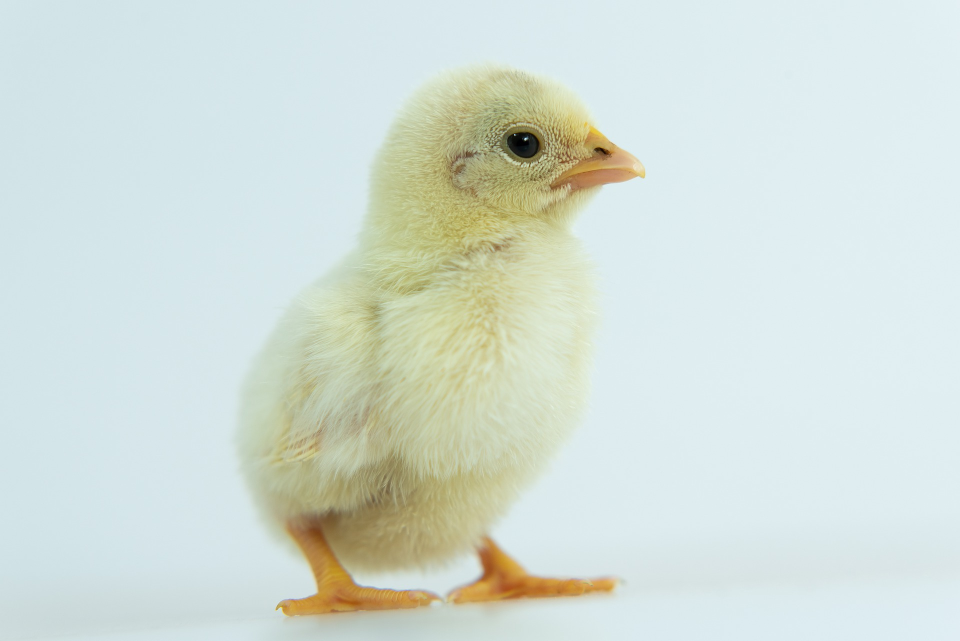
#> input picture src/image.jpg, 1920 x 1282 px (shown at 1/2 size)
$ jupyter execute 'image transformation.ipynb'
#> lines starting #> are read from the running program, lines starting #| are printed output that depends on the picture
[cell 1]
import cv2
import numpy as np
import matplotlib.pyplot as plt

## Transformation : x → x'
- 강체 변환 : 크기, 각도 보존 ( ex : Translation, Rotation )
- 유사 변환 : 각도 보존, 크기 변환 ( ex : Scaling )
- 선형 변환 : 벡터 공간 이동
- Affine : 선형, 이동 변환 포함. 선의 수평 유지
- Perspective : Affine + 수평선 유지 x. 원근 변환

## Scaling
### cv2.resize( src, size, fx, fy, interpolation )
- size : tuple. (x,y)
- fx,fy : 가로, 세로 배수
- interpolation : 보간 방법

[cell 2]
img = cv2.imread('./src/image.jpg')
#> img is the input picture: shape (1282, 1920, 3); mean B, G, R 215.3, 222.5, 211.2
img = cv2.cvtColor(img, cv2.COLOR_BGR2RGB)
h,w,_ = img.shape
#> h = 1282; w = 1920
print(h,w)
#| 1282 1920

[cell 3]
shrink = cv2.resize(img, None, fx = 0.5, fy = 0.5, interpolation = cv2.INTER_AREA)
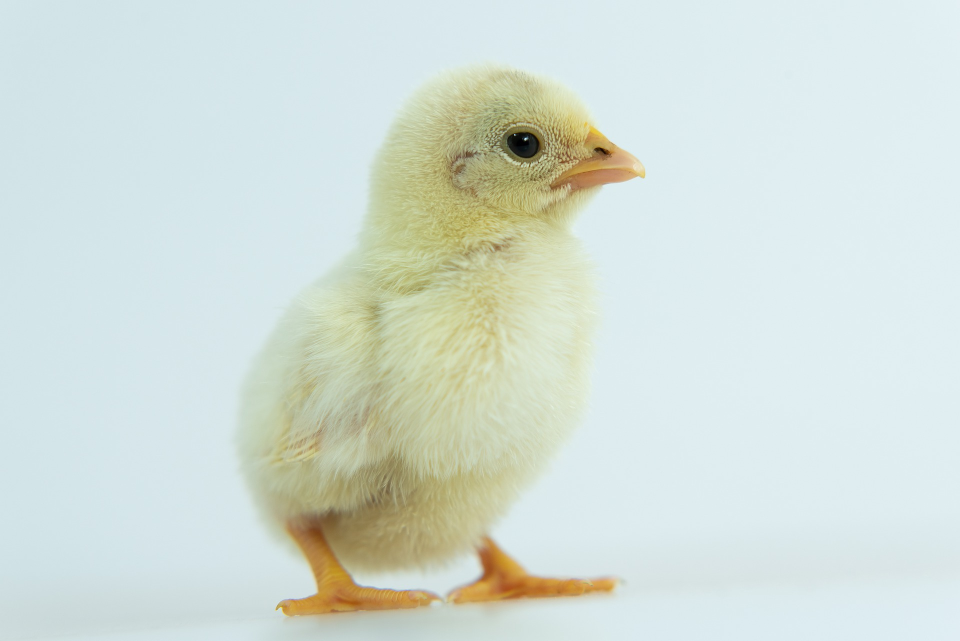
#> shrink: shape (641, 960, 3); mean R, G, B 211.3, 222.6, 215.4
zoom1 = cv2.resize(img, (2*w,2*h), interpolation = cv2.INTER_CUBIC)
zoom2 = cv2.resize(img, None, fx = 2, fy = 2, interpolation = cv2.INTER_CUBIC)

plt.figure(figsize =(20,12))
plt.subplot(141);plt.imshow(img);plt.ylim([1282*2,0]);plt.xlim([1920*2,0]);plt.title('origin')
plt.subplot(142);plt.imshow(shrink);plt.ylim([1282*2,0]);plt.xlim([1920*2,0]);plt.title('shrink')
plt.subplot(143);plt.imshow(zoom1);plt.ylim([1282*2,0]);plt.xlim([1920*2,0]);plt.title('zoom1')
plt.subplot(144);plt.imshow(zoom2);plt.ylim([1282*2,0]);plt.xlim([1920*2,0]);plt.title('zoom2')
plt.show()
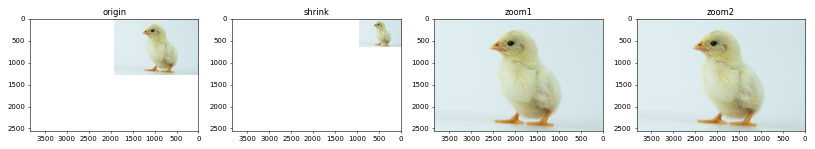
#> figure drawn by matplotlib, 4 panels

[cell 4]
"""cv2.imshow("origin",img)
cv2.imshow("shrink",shrink)
cv2.imshow("zoom1",zoom1)
cv2.imshow("zoom2",zoom2)
cv2.waitKey(0)
cv2.destroyAllWindows()"""

## Translation
### cv2.warpAffine(src, M, size)
- M : 변환 매트릭스
- size = output size(tuple)

[cell 5]
img = cv2.imread('src/image.jpg')
img = cv2.resize(img, (640,480), interpolation = cv2.INTER_AREA)
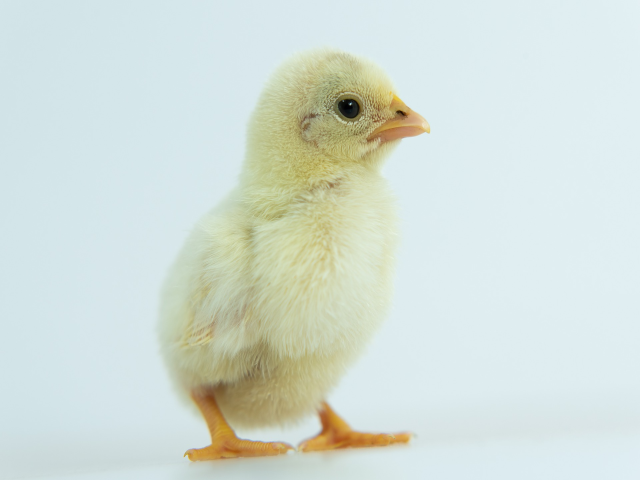
#> img: shape (480, 640, 3); mean B, G, R 215.3, 222.5, 211.2
h,w,_ = img.shape
#> h = 480; w = 640

# x,y 50씩 이동
M = np.float32([[1,0,50],
              [0,1,50]])
dst = cv2.warpAffine(img, M,(w,h))
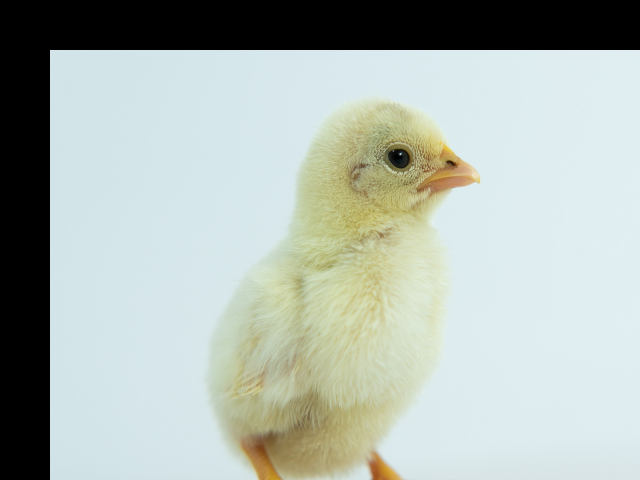
#> dst: shape (480, 640, 3); mean B, G, R 176.9, 183.5, 173.8

cv2.imshow("origin",img)
cv2.imshow("translation",dst)
cv2.waitKey(0)
cv2.destroyAllWindows()

## Ratation
### cv2.getRotationMatrix2D(center, angle, scale)
- center : 중심좌표
- angle : 회전 각
- scale : scale factor
- return matrix

[cell 6]
img = cv2.imread('src/image.jpg')
img = cv2.resize(img, (640,480), interpolation = cv2.INTER_AREA)
h,w,_ = img.shape

M = cv2.getRotationMatrix2D((w/2,h/2), 90, 0.5)
dst = cv2.warpAffine(img, M,(w,h))
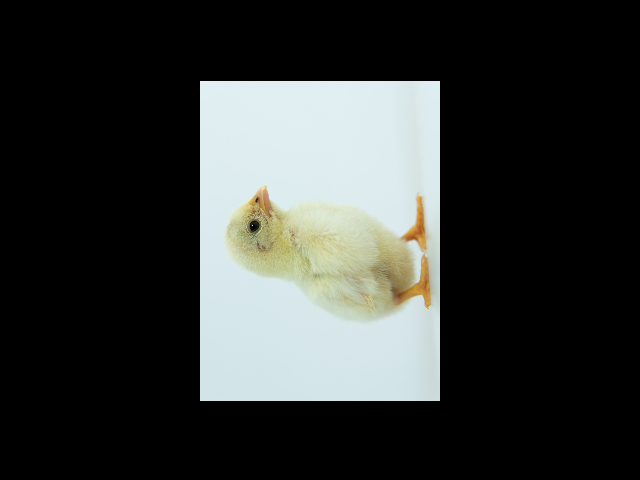
#> dst: shape (480, 640, 3); mean B, G, R 53.8, 55.6, 52.8

cv2.imshow("origin",img)
cv2.imshow("rotation",dst)
cv2.waitKey(0)
cv2.destroyAllWindows()

## Affine Transform
### cv2.getAffineTrasform(point1, point2)
- 이동시킬 3점을 지정
- 이동, 확대, scale, 반전
- 평행선 유지

[cell 7]
img = cv2.imread('src/image.jpg')
img = cv2.resize(img, (640,480), interpolation = cv2.INTER_AREA)
h,w,_ = img.shape

pts1 = np.float32([[100,100],[200,200],[300,300]])
pts2 = np.float32([[0,0],[300,300],[200,400]])

# pts1의 좌표에 표시. Affine 변환 후 이동 점 확인.
cv2.circle(img, (200,100), 10, (255,0,0),-1)
cv2.circle(img, (400,100), 10, (0,255,0),-1)
cv2.circle(img, (200,200), 10, (0,0,255),-1)
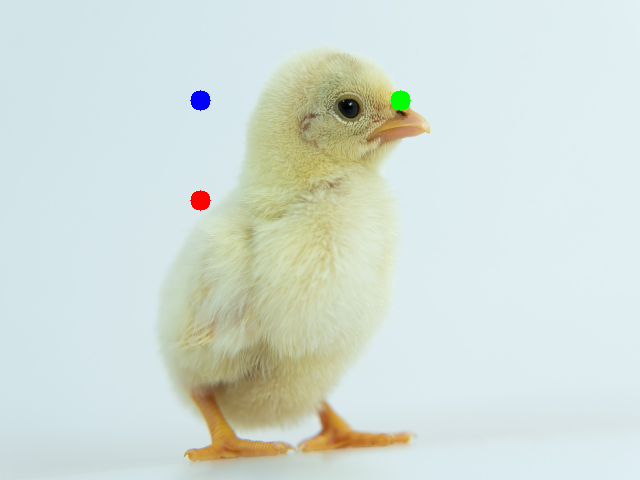
#> img: shape (480, 640, 3); mean B, G, R 214.9, 222.1, 210.8

M = cv2.getAffineTransform(pts1, pts2)
dst = cv2.warpAffine(img, M,(w,h))
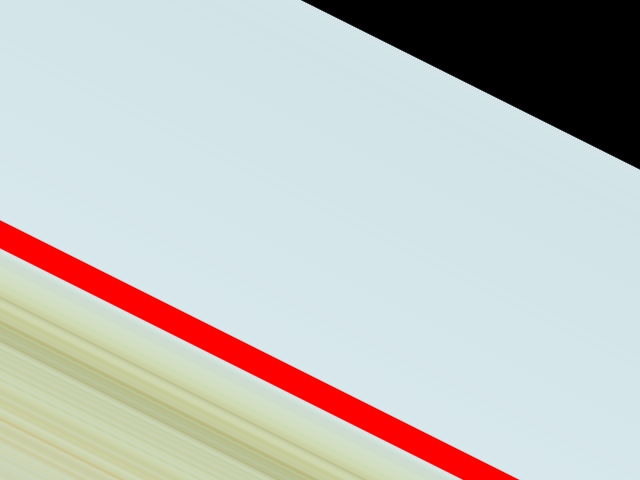
#> dst: shape (480, 640, 3); mean B, G, R 191.2, 194.5, 192.3

cv2.imshow("origin",img)
cv2.imshow("rotation",dst)
cv2.waitKey(0)
cv2.destroyAllWindows()
